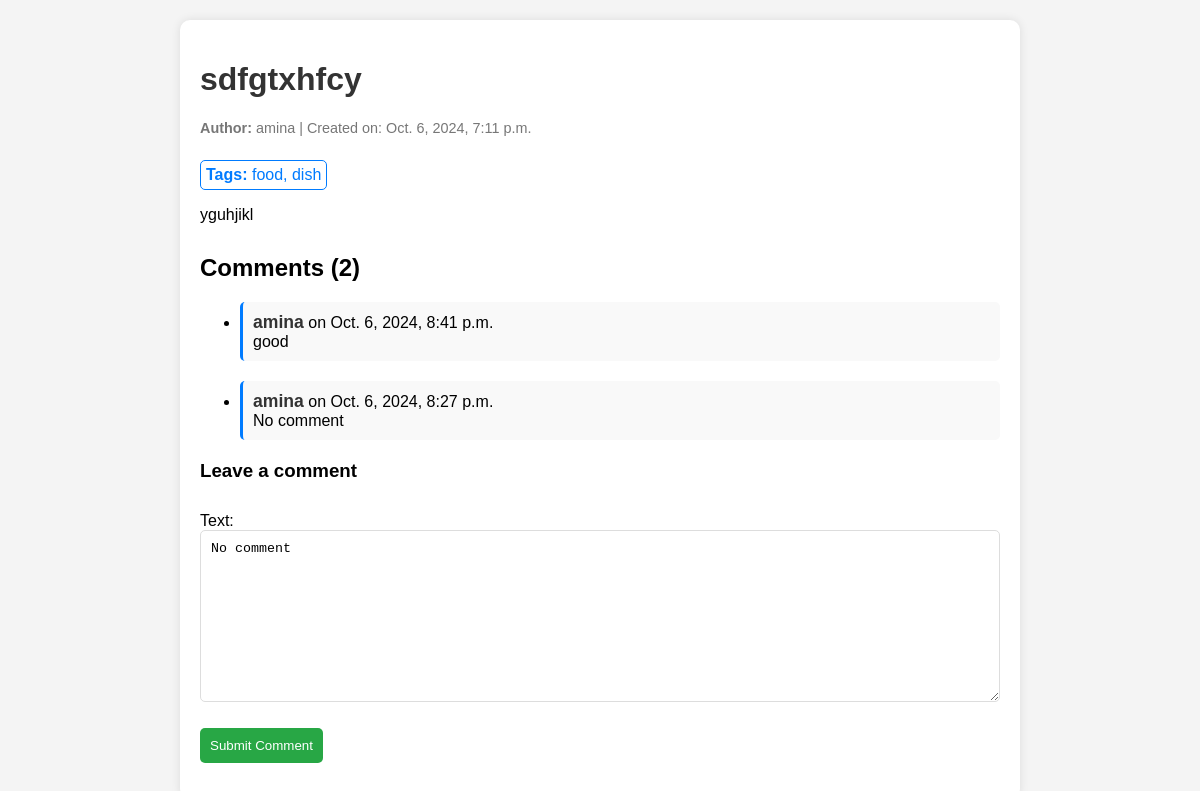
Page /blog/posts/7 on the committed database.
### blog/models.py (models this page shows, shortened)
class Post(models.Model):
    title = models.CharField(max_length=150)
    content = models.TextField()
    author = models.ForeignKey(User, on_delete=models.CASCADE)
    created_at = models.DateTimeField(default=timezone.now)
    tags = models.ManyToManyField('Tag', related_name='posts', blank=True)
    class Meta:
        indexes = [
            models.Index(fields=['author']),
        ]

class Tag(models.Model):
    name = models.CharField(max_length=30)
    class Meta:
        indexes = [
            models.Index(fields=['name']),
        ]

class Comment(models.Model):
    post = models.ForeignKey(Post, related_name='comments', on_delete=models.CASCADE)
    author = models.ForeignKey(User, on_delete=models.CASCADE)
    text = models.TextField(max_length=250, default='No comment')
    created_at = models.DateTimeField(auto_now_add=True)
    class Meta:
        indexes = [
            models.Index(fields=['post', 'created_at']),
        ]

### blog/views.py (the view)
# urls.py: path('posts/<int:id>', post_detail, name='post_by_id'),
def post_detail(request, id):
    post = get_object_or_404(Post.objects.prefetch_related('comments'), id=id)
    comments_count = cache.get(f'comments_count_{post.id}')
    if comments_count is None:
        comments_count = post.comments.count()
        cache.set(f'comments_count_{post.id}', comments_count, timeout=60)
    comments = post.comments.all().order_by('-created_at')
    if request.method == "POST":
        form = CommentForm(request.POST)
        if form.is_valid():
            comment = form.save(commit=False)
            comment.post = post
            comment.author = request.user
            comment.save()
            cache.delete(f'comments_count_{post.id}')
            return redirect('post_by_id', id=post.id)
    else:
        form = CommentForm()
    return render(request, 'post_id.html', {'post': post, 'comments': comments, 'form': form, 'comments_count': comments_count})

### blog/forms.py
class CommentForm(forms.ModelForm):
    class Meta:
        model = Comment
        fields = ['text']

### blog/templates/post_id.html (shortened to what this page needs)
<html lang="en">
<head>
    <link rel="stylesheet">
</head>
<body>
    <div class="container">
        <h1>{{ post.title }}</h1>
        <p class="post-meta">
            <strong>Author:</strong> {{ post.author }} | Created on: {{ post.created_at }}
        </p>
        <div class="tags">
            {% load cache %}
            {% cache 60 tags_for_post post.id %}
            <strong>Tags:</strong>
            {% for tag in post.tags.all %}
                <span>{{ tag.name }}</span>{% if not forloop.last %}, {% endif %}
            {% empty %}
                <span>No tags</span>
            {% endfor %}
            {% endcache %}
        </div>
        <p>{{ post.content }}</p>
        <div class="comments-section">
            <h2>Comments ({{ comments_count }})</h2>
            {% cache 60 comments_for_post post.id %}
            {% if comments %}
                <ul>
                    {% for comment in comments %}
                        <li class="comment-item">
                            <strong>{{ comment.author.username }}</strong> on {{ comment.created_at }}<br>
                            {{ comment.text }}
                        </li>
                    {% endfor %}
                </ul>
            {% else %}
                <p>No comments yet.</p>
            {% endif %}
            {% endcache %}
        </div>
        <h3>Leave a comment</h3>
        <form method="post">
            {{ form.as_p }}
            <button type="submit">Submit Comment</button>
        </form>
    </div>
</body>
</html>

### blog/templates/post_id.html (style rules this page uses)
body { font-family: Arial, sans-serif; margin: 0; padding: 20px; background-color: #f4f4f4; }
.container { max-width: 800px; margin: 0 auto; background: #fff; padding: 20px; box-shadow: 0 0 10px rgba(0, 0, 0, 0.1); border-radius: 10px; }
h1 { color: #333; }
.post-meta { font-size: 0.9em; color: #777; }
.tags { margin-top: 10px; padding: 5px; border: 1px solid #007bff; border-radius: 5px; display: inline-block; color: #007bff; }
.comments-section { margin-top: 30px; }
.comment-item { margin-bottom: 20px; padding: 10px; background: #f9f9f9; border-left: 3px solid #007bff; border-radius: 5px; }
.comment-item strong { font-size: 1.1em; color: #333; }
form { margin-top: 30px; }
form input, form textarea { width: 100%; padding: 10px; margin-bottom: 10px; border: 1px solid #ddd; border-radius: 5px; }
form button { padding: 10px; background-color: #28a745; color: white; border: none; cursor: pointer; border-radius: 5px; }

### rows in the picture
Post: title "sdfgtxhfcy", author "amina", created_at "Oct. 6, 2024, 7:11 p.m.", content "yguhjikl"
Tag: name "food"
Tag: name "dish"
Comment: author.username "amina", created_at "Oct. 6, 2024, 8:41 p.m.", text "good"
Comment: author.username "amina", created_at "Oct. 6, 2024, 8:27 p.m.", text "No comment"

### other values in the picture
{{ comments_count }} "2"
